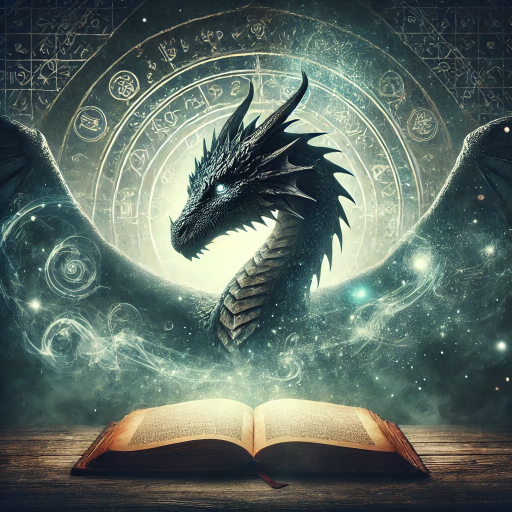
#> input picture background.webp, 1024 x 1024 px (shown at 1/2 size)
$ python resize.py
#> lines starting #> are read from the running program, lines starting #| are printed output that depends on the picture
from PIL import Image, ImageOps

def resize_webp_image(input_path, output_path, size=(300, 450), output_format="JPEG"):
    """
    Resizes a WebP image to 300x450 pixels while maintaining aspect ratio.
    Converts it to a different format (JPEG by default).
    """
#> called with input_path = 'background.webp', output_path = 'output.jpg', size = (300, 450), output_format = 'JPEG'
    img = Image.open(input_path)
#> img is the input picture: PIL image 1024x1024 RGB; mean R, G, B 92.1, 107.2, 99.2

    # Preserve aspect ratio and fit within the target size
    img.thumbnail(size, Image.LANCZOS)
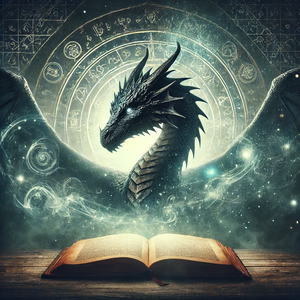
#> img: PIL image 300x300 RGB; mean R, G, B 92.1, 107.2, 99.2

    # Create a new white background image
    new_img = Image.new("RGB", size, "white")
#> new_img: PIL image 300x450 RGB; every value is 255

    # Calculate position to center the resized image
    x_offset = (size[0] - img.size[0]) // 2
#> x_offset = 0
    y_offset = (size[1] - img.size[1]) // 2
#> y_offset = 75

    # Paste the resized image onto the white background
    new_img.paste(img, (x_offset, y_offset))
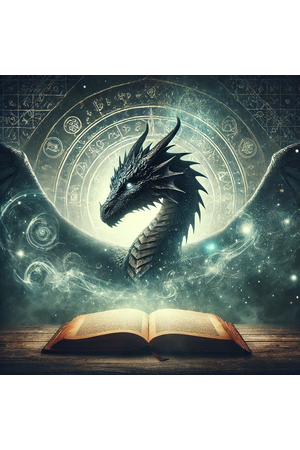
#> new_img: PIL image 300x450 RGB; mean R, G, B 146.4, 156.4, 151.1

    # Convert and save in the specified format
    new_img.save(output_path, format=output_format)
    print(f"Resized image saved as {output_path} in {output_format} format.")

# Example Usage
resize_webp_image("background.webp", "output.jpg")  # Convert WebP to JPEG (or change to PNG)
